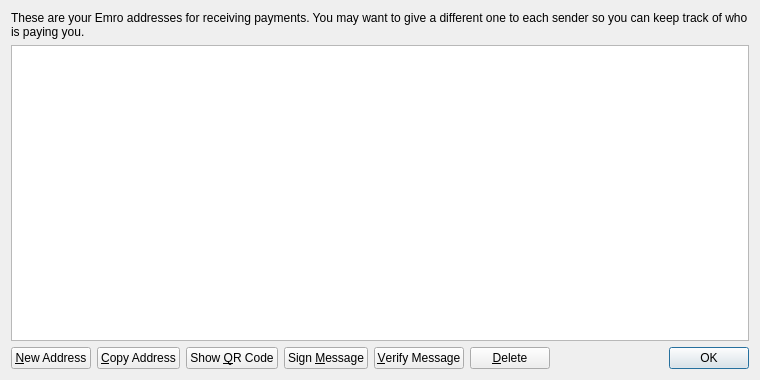
<?xml version="1.0" encoding="UTF-8"?>
<ui version="4.0">
 <class>AddressBookPage</class>
 <widget class="QWidget" name="AddressBookPage">
  <property name="geometry">
   <rect>
    <x>0</x>
    <y>0</y>
    <width>760</width>
    <height>380</height>
   </rect>
  </property>
  <property name="windowTitle">
   <string>Address Book</string>
  </property>
  <layout class="QVBoxLayout" name="verticalLayout">
   <item>
    <widget class="QLabel" name="labelExplanation">
     <property name="text">
      <string>These are your Emro addresses for receiving payments. You may want to give a different one to each sender so you can keep track of who is paying you.</string>
     </property>
     <property name="textFormat">
      <enum>Qt::PlainText</enum>
     </property>
     <property name="wordWrap">
      <bool>true</bool>
     </property>
    </widget>
   </item>
   <item>
    <widget class="QTableView" name="tableView">
     <property name="contextMenuPolicy">
      <enum>Qt::CustomContextMenu</enum>
     </property>
     <property name="toolTip">
      <string>Double-click to edit address or label</string>
     </property>
     <property name="tabKeyNavigation">
      <bool>false</bool>
     </property>
     <property name="selectionMode">
      <enum>QAbstractItemView::SingleSelection</enum>
     </property>
     <property name="selectionBehavior">
      <enum>QAbstractItemView::SelectRows</enum>
     </property>
     <property name="sortingEnabled">
      <bool>true</bool>
     </property>
     <attribute name="verticalHeaderVisible">
      <bool>false</bool>
     </attribute>
    </widget>
   </item>
   <item>
    <layout class="QHBoxLayout" name="horizontalLayout">
     <item>
      <widget class="QPushButton" name="newAddressButton">
       <property name="toolTip">
        <string>Create a new address</string>
       </property>
       <property name="text">
        <string>&amp;New Address</string>
       </property>
      </widget>
     </item>
     <item>
      <widget class="QPushButton" name="copyToClipboard">
       <property name="toolTip">
        <string>Copy the currently selected address to the system clipboard</string>
       </property>
       <property name="text">
        <string>&amp;Copy Address</string>
       </property>
      </widget>
     </item>
     <item>
      <widget class="QPushButton" name="showQRCode">
       <property name="text">
        <string>Show &amp;QR Code</string>
       </property>
      </widget>
     </item>
     <item>
      <widget class="QPushButton" name="signMessage">
       <property name="toolTip">
        <string>Sign a message to prove you own a Emro address</string>
       </property>
       <property name="text">
        <string>Sign &amp;Message</string>
       </property>
      </widget>
     </item>
     <item>
      <widget class="QPushButton" name="verifyMessage">
       <property name="toolTip">
        <string>Verify a message to ensure it was signed with a specified Emro address</string>
       </property>
       <property name="text">
        <string>&amp;Verify Message</string>
       </property>
      </widget>
     </item>
     <item>
      <widget class="QPushButton" name="deleteButton">
       <property name="toolTip">
        <string>Delete the currently selected address from the list</string>
       </property>
       <property name="text">
        <string>&amp;Delete</string>
       </property>
      </widget>
     </item>
     <item>
      <spacer name="horizontalSpacer">
       <property name="orientation">
        <enum>Qt::Horizontal</enum>
       </property>
       <property name="sizeHint" stdset="0">
        <size>
         <width>40</width>
         <height>20</height>
        </size>
       </property>
      </spacer>
     </item>
     <item>
      <widget class="QDialogButtonBox" name="buttonBox">
       <property name="sizePolicy">
        <sizepolicy hsizetype="Maximum" vsizetype="Fixed">
         <horstretch>0</horstretch>
         <verstretch>0</verstretch>
        </sizepolicy>
       </property>
       <property name="standardButtons">
        <set>QDialogButtonBox::Ok</set>
       </property>
      </widget>
     </item>
    </layout>
   </item>
  </layout>
 </widget>
 <resources>
  <include location="../bitcoin.qrc"/>
 </resources>
 <connections/>
</ui>
